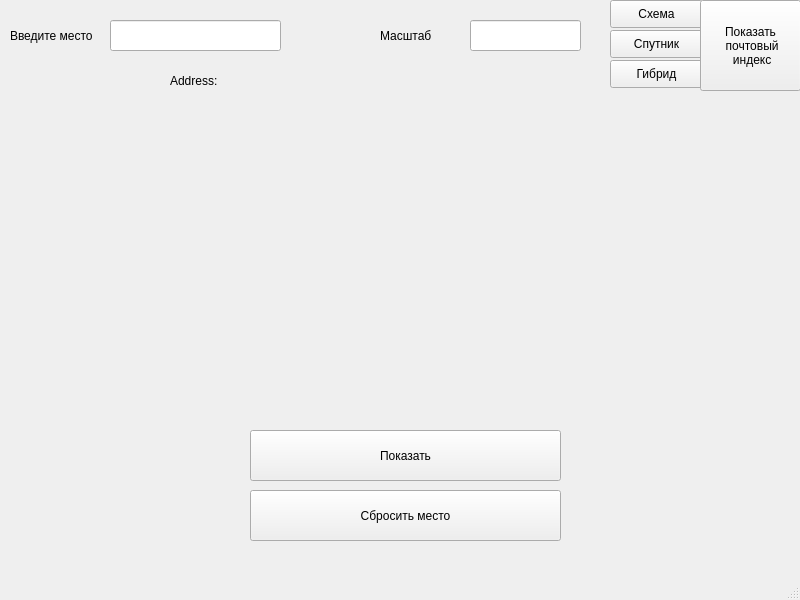
<?xml version="1.0" encoding="UTF-8"?>
<ui version="4.0">
 <class>MainWindow</class>
 <widget class="QMainWindow" name="MainWindow">
  <property name="geometry">
   <rect>
    <x>0</x>
    <y>0</y>
    <width>800</width>
    <height>600</height>
   </rect>
  </property>
  <property name="windowTitle">
   <string>MainWindow</string>
  </property>
  <widget class="QWidget" name="centralwidget">
   <widget class="QLabel" name="image">
    <property name="geometry">
     <rect>
      <x>100</x>
      <y>110</y>
      <width>611</width>
      <height>311</height>
     </rect>
    </property>
    <property name="text">
     <string/>
    </property>
   </widget>
   <widget class="QLabel" name="label_4">
    <property name="geometry">
     <rect>
      <x>380</x>
      <y>20</y>
      <width>81</width>
      <height>31</height>
     </rect>
    </property>
    <property name="text">
     <string>Масштаб</string>
    </property>
   </widget>
   <widget class="QLineEdit" name="ms">
    <property name="geometry">
     <rect>
      <x>470</x>
      <y>20</y>
      <width>111</width>
      <height>31</height>
     </rect>
    </property>
   </widget>
   <widget class="QPushButton" name="btnShow">
    <property name="geometry">
     <rect>
      <x>250</x>
      <y>430</y>
      <width>311</width>
      <height>51</height>
     </rect>
    </property>
    <property name="text">
     <string>Показать</string>
    </property>
   </widget>
   <widget class="QPushButton" name="map">
    <property name="geometry">
     <rect>
      <x>610</x>
      <y>0</y>
      <width>93</width>
      <height>28</height>
     </rect>
    </property>
    <property name="text">
     <string>Схема</string>
    </property>
   </widget>
   <widget class="QPushButton" name="sat">
    <property name="geometry">
     <rect>
      <x>610</x>
      <y>30</y>
      <width>93</width>
      <height>28</height>
     </rect>
    </property>
    <property name="text">
     <string>Спутник</string>
    </property>
   </widget>
   <widget class="QPushButton" name="hybrid">
    <property name="geometry">
     <rect>
      <x>610</x>
      <y>60</y>
      <width>93</width>
      <height>28</height>
     </rect>
    </property>
    <property name="text">
     <string>Гибрид</string>
    </property>
   </widget>
   <widget class="QLabel" name="label">
    <property name="geometry">
     <rect>
      <x>10</x>
      <y>20</y>
      <width>101</width>
      <height>31</height>
     </rect>
    </property>
    <property name="text">
     <string>Введите место</string>
    </property>
   </widget>
   <widget class="QLineEdit" name="location">
    <property name="geometry">
     <rect>
      <x>110</x>
      <y>20</y>
      <width>171</width>
      <height>31</height>
     </rect>
    </property>
   </widget>
   <widget class="QPushButton" name="thr_off">
    <property name="geometry">
     <rect>
      <x>250</x>
      <y>490</y>
      <width>311</width>
      <height>51</height>
     </rect>
    </property>
    <property name="text">
     <string>Сбросить место</string>
    </property>
   </widget>
   <widget class="QLabel" name="address">
    <property name="geometry">
     <rect>
      <x>170</x>
      <y>70</y>
      <width>381</width>
      <height>21</height>
     </rect>
    </property>
    <property name="text">
     <string>Address:</string>
    </property>
   </widget>
   <widget class="QPushButton" name="postal_c">
    <property name="geometry">
     <rect>
      <x>700</x>
      <y>0</y>
      <width>101</width>
      <height>91</height>
     </rect>
    </property>
    <property name="text">
     <string>Показать
 почтовый
 индекс</string>
    </property>
   </widget>
  </widget>
  <widget class="QMenuBar" name="menubar">
   <property name="geometry">
    <rect>
     <x>0</x>
     <y>0</y>
     <width>800</width>
     <height>26</height>
    </rect>
   </property>
  </widget>
  <widget class="QStatusBar" name="statusbar"/>
 </widget>
 <resources/>
 <connections/>
</ui>
